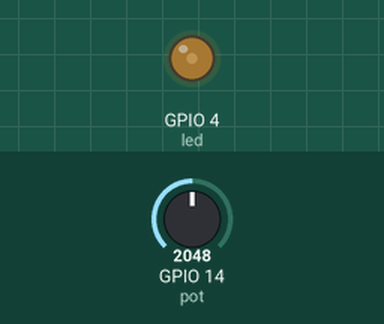
Bench run of a program on a simulated ESP32 board running MicroPython. Parts: output pins drawn as LEDs (lit = HIGH). The test bench sets the inputs (shaded band); at power-on: GPIO 14 (pot) = 2048 (analog values on the 0–4095 scale).

Above: at 1.2 s.
1.3 s: GPIO 14 (pot) set to 2866
At 2.7 s:
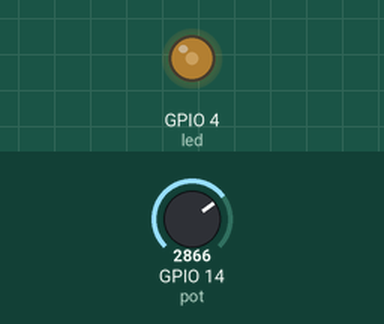
3.0 s: GPIO 14 (pot) set to 0
At 4.0 s:
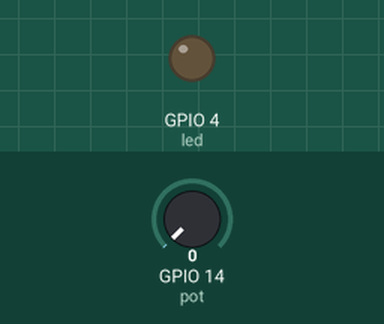
4.5 s: GPIO 14 (pot) set to 2047
At 5.2 s:
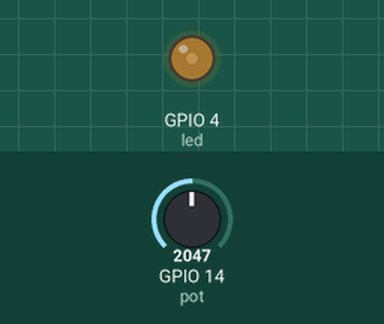
Timing chart, 0 to 7.5 s (numbered marks = the images above; inputs shaded):
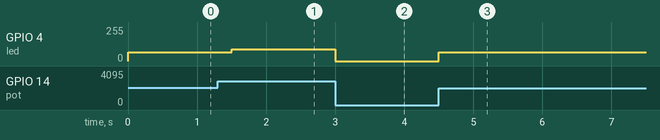

The program:

led_potenciometro.py
```python
from mapeamento import *
from machine import ADC, PWM, Pin
import time

def map(x, in_min, in_max, out_min, out_max):
    return (x - in_min) * (out_max - out_min) // (in_max - in_min) + out_min

pot = ADC(Pin(B_8))
led = PWM(Pin(A_3), freq=5000)

while True:
    pot_value = map(pot.read(), 0,8191,0,1023)
    led.duty(pot_value) # o valor precisa estar entre 0 e 1023
    time.sleep(0.25)
```

mapeamento.py
```python
C_0 = 8
C_1 = 9
A_0 = 1
A_1 = 2
A_2 = 3
A_3 = 4
A_4 = 5
A_5 = 6
A_6 = 7
A_7 = 10
A_8 = 14
A_9 = 15
A_A = 11
A_B = 12
A_C = 13
B_0 = 1
B_1 = 2
B_2 = 3
B_3 = 4
B_5 = 6
B_6 = 7
B_7 = 10
B_8 = 14
B_A = 11
B_B = 12
D_0 = 44
D_1 = 43
D_2 = 42
D_3 = 41
D_4 = 40
D_5 = 39
D_6 = 38
D_7 = 37
D_8 = 36
D_9 = 35
D_A = 33
D_B = 26
D_C = 21
D_D = 18
E_2 = 42
E_3 = 41
E_4 = 40
E_5 = 39
E_6 = 38
E_9 = 25
```

Measured:
- after the input at 1.3 s, GPIO 4 (led): 64/255 → 89/255 after 0.20 s
- after the input at 3.0 s, GPIO 4 (led): 89/255 → 0/255 at once
- after the input at 4.5 s, GPIO 4 (led): 0/255 → 64/255 at once
